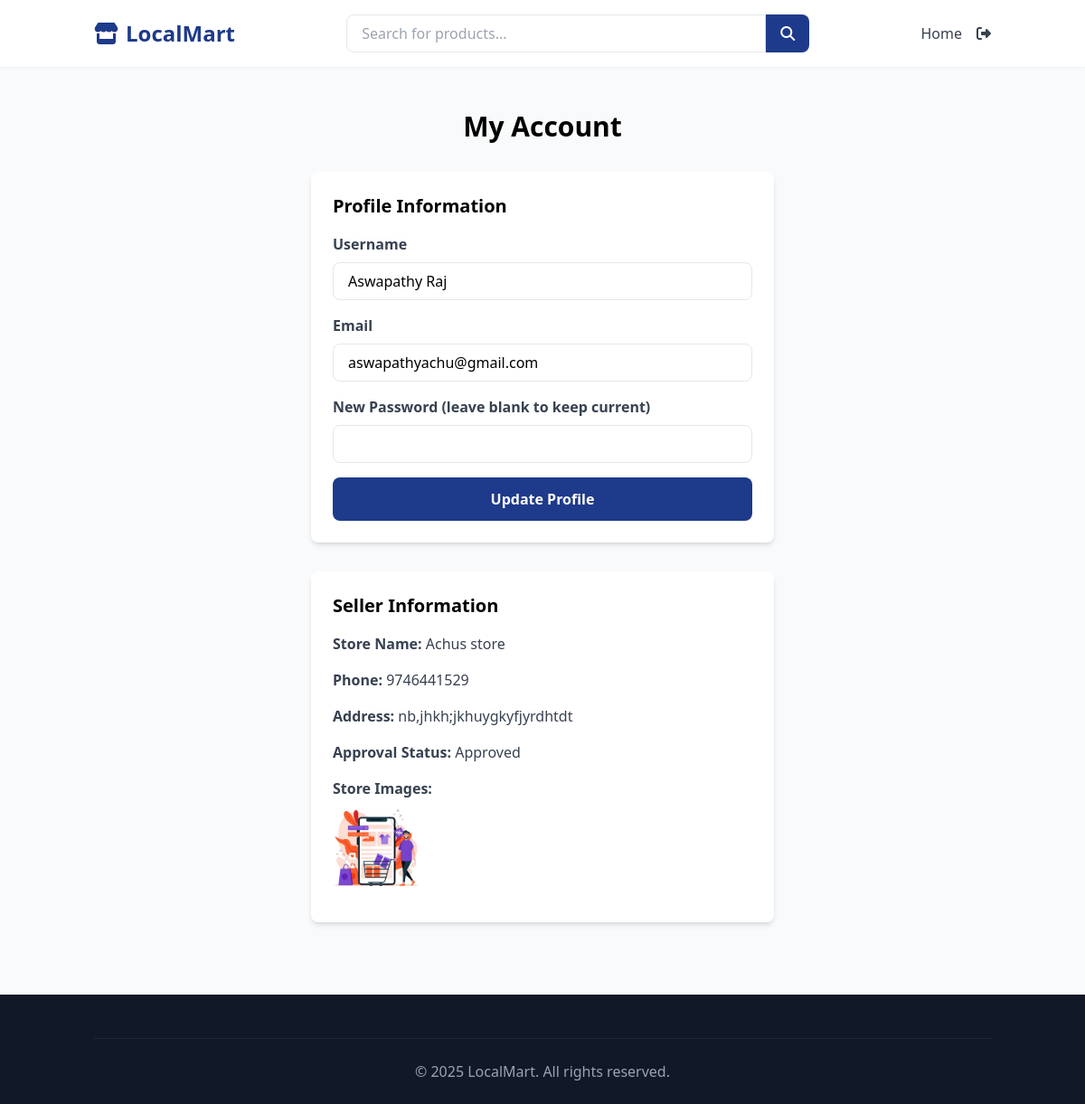
Page /account (signed in) on the committed database.
### tables this page shows
CREATE TABLE users (
            id INTEGER PRIMARY KEY AUTOINCREMENT,
            username TEXT UNIQUE,
            email TEXT UNIQUE,
            password TEXT,
            role TEXT DEFAULT 'user'
        );

CREATE TABLE sellers (
            id INTEGER PRIMARY KEY AUTOINCREMENT,
            user_id INTEGER,
            phone TEXT,
            address TEXT,
            store_name TEXT,
            license_file TEXT,
            store_images TEXT,
            approved INTEGER DEFAULT 0,
            FOREIGN KEY (user_id) REFERENCES users(id)
        );

### app.py (the view, shortened to what this page needs)
@app.route('/account', methods=['GET', 'POST'])
def account():
    if 'user_id' not in session:
        flash('Please sign in to access your account.')
        return redirect(url_for('signin'))
    with sqlite3.connect('ecommerce.db') as conn:
        c = conn.cursor()
        c.execute('SELECT id, username, email, role FROM users WHERE id = ?', (session['user_id'],))
        user = c.fetchone()
        if not user:
            flash('User not found.')
            session.clear()
            return redirect(url_for('signin'))
        seller = None
        if user[3] == 'seller':
            c.execute('''SELECT store_name, phone, address, approved, license_file, store_images
                         FROM sellers WHERE user_id = ?''', (session['user_id'],))
            seller = c.fetchone()
        cart_items = []
        total_price = 0.0
        cart_count = 0
    return render_template('account.html', user=user, seller=seller, cart_items=cart_items, total_price=total_price, cart_count=cart_count)

### templates/account.html (shortened to what this page needs)
<!DOCTYPE html>
<html lang="en">
<head>
    <script src="https://cdn.tailwindcss.com"></script>
    <link rel="stylesheet" href="https://cdnjs.cloudflare.com/ajax/libs/font-awesome/6.4.0/css/all.min.css">
</head>
<body class="font-sans bg-gray-50">
    <header class="bg-white shadow-sm py-4">
        <div class="container mx-auto px-4 flex justify-between items-center">
            <div class="flex items-center">
                <a href="{{ url_for('home') }}" class="text-2xl font-bold text-blue-900 flex items-center">
                    <i class="fas fa-store mr-2"></i> LocalMart
                </a>
            </div>
            <div class="flex items-center w-full max-w-lg mx-4">
                <form action="{{ url_for('search') }}" method="GET" class="flex w-full">
                    <input type="text" name="q" placeholder="Search for products..." class="w-full px-4 py-2 border rounded-l-lg focus:outline-none focus:ring-2 focus:ring-blue-900">
                    <button type="submit" class="bg-blue-900 text-white px-4 py-2 rounded-r-lg hover:bg-blue-800">
                        <i class="fas fa-search"></i>
                    </button>
                </form>
            </div>
            <div class="flex items-center space-x-4">
                <a href="{{ url_for('home') }}" class="text-gray-700 hover:text-blue-900">Home</a>
                <a href="{{ url_for('signout') }}" class="text-gray-700 hover:text-blue-900"><i class="fas fa-sign-out-alt"></i></a>
            </div>
        </div>
    </header>
    <section class="py-12">
        <div class="container mx-auto px-4">
            <h2 class="text-3xl font-bold text-center mb-8">My Account</h2>
            <div class="max-w-lg mx-auto bg-white p-6 rounded-lg shadow-md mb-8">
                <h3 class="text-xl font-semibold mb-4">Profile Information</h3>
                <form method="POST" action="{{ url_for('account') }}">
                    <div class="mb-4">
                        <label for="username" class="block text-gray-700 font-semibold mb-2">Username</label>
                        <input type="text" id="username" name="username" value="{{ user[1] }}" required class="w-full px-4 py-2 border rounded-lg focus:outline-none focus:ring-2 focus:ring-blue-900">
                    </div>
                    <div class="mb-4">
                        <label for="email" class="block text-gray-700 font-semibold mb-2">Email</label>
                        <input type="email" id="email" name="email" value="{{ user[2] }}" required class="w-full px-4 py-2 border rounded-lg focus:outline-none focus:ring-2 focus:ring-blue-900">
                    </div>
                    <div class="mb-4">
                        <label for="password" class="block text-gray-700 font-semibold mb-2">New Password (leave blank to keep current)</label>
                        <input type="password" id="password" name="password" class="w-full px-4 py-2 border rounded-lg focus:outline-none focus:ring-2 focus:ring-blue-900">
                    </div>
                    <button type="submit" class="w-full bg-blue-900 text-white px-6 py-3 rounded-lg font-semibold hover:bg-blue-800 transition">Update Profile</button>
                </form>
            </div>
            {% if seller %}
                <div class="max-w-lg mx-auto bg-white p-6 rounded-lg shadow-md mb-8">
                    <h3 class="text-xl font-semibold mb-4">Seller Information</h3>
                    <div class="mb-4">
                        <p class="text-gray-700"><strong>Store Name:</strong> {{ seller[0] }}</p>
                    </div>
                    <div class="mb-4">
                        <p class="text-gray-700"><strong>Phone:</strong> {{ seller[1] }}</p>
                    </div>
                    <div class="mb-4">
                        <p class="text-gray-700"><strong>Address:</strong> {{ seller[2] }}</p>
                    </div>
                    <div class="mb-4">
                        <p class="text-gray-700"><strong>Approval Status:</strong> {{ 'Approved' if seller[3] else 'Pending' }}</p>
                    </div>
                    {% if seller[5] %}
                        <div class="mb-4">
                            <p class="text-gray-700"><strong>Store Images:</strong></p>
                            <div class="flex space-x-2">
                                {% for img in seller[5].split(',') %}
                                    <img src="{{ url_for('static', filename='uploads/' + img) }}" alt="Store Image" class="w-24 h-24 object-cover rounded">
                                {% endfor %}
                            </div>
                        </div>
                    {% endif %}
                </div>
            {% endif %}
        </div>
    </section>
    <footer class="bg-gray-900 text-white pt-12 pb-6">
        <div class="container mx-auto px-4">
            <div class="border-t border-gray-800 pt-6 text-center">
                <p class="text-gray-400">© 2025 LocalMart. All rights reserved.</p>
            </div>
        </div>
    </footer>
</body>
</html>

### rows in the picture
users: username "Aswapathy Raj", email "aswapathyachu@gmail.com"
sellers: store_name "Achus store", phone "9746441529", address "nb,jhkh;jkhuygkyfjyrdhtdt", approved "Approved", store_images (picture)
